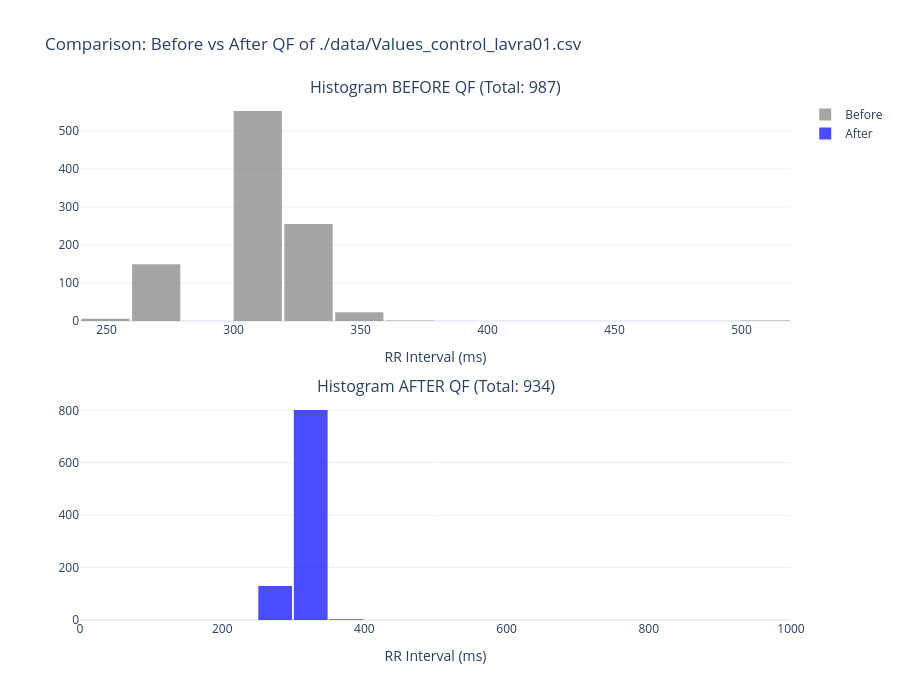

Notebook code cell kept with this figure:
### Code cell
#QF filtering on control (limit_value_qf = 20%)
plot_hist_comparison(params['file_path'], params)

### Figure 1 — Plotly figure (JSON) as saved in the notebook; plotly's stock layout.template omitted (floating-point values rounded to 4 significant figures; data arrays with more than 128 entries replaced by an {"elided": "..."} marker saying what was removed)
{"data": [{"marker": {"color": "gray"}, "name": "Before", "nbinsx": 20, "opacity": 0.7, "type": "histogram", "x": {"elided": "987 float values"}, "xaxis": "x", "yaxis": "y"}, {"marker": {"color": "blue"}, "name": "After", "nbinsx": 5, "opacity": 0.7, "type": "histogram", "x": {"elided": "934 int values"}, "xaxis": "x2", "yaxis": "y2"}], "layout": {"annotations": [{"font": {"size": 16}, "showarrow": false, "text": "Histogram BEFORE QF (Total: 987)", "x": 0.5, "xanchor": "center", "xref": "paper", "y": 1, "yanchor": "bottom", "yref": "paper"}, {"font": {"size": 16}, "showarrow": false, "text": "Histogram AFTER QF (Total: 934)", "x": 0.5, "xanchor": "center", "xref": "paper", "y": 0.425, "yanchor": "bottom", "yref": "paper"}], "bargap": 0.05, "height": 700, "title": {"text": "Comparison: Before vs After QF of ./data/Values_control_lavra01.csv"}, "xaxis": {"anchor": "y", "domain": [0, 1], "title": {"text": "RR Interval (ms)"}}, "xaxis2": {"anchor": "y2", "domain": [0, 1], "range": [0, 1000], "title": {"text": "RR Interval (ms)"}}, "yaxis": {"anchor": "x", "domain": [0.575, 1]}, "yaxis2": {"anchor": "x2", "domain": [0, 0.425]}}}
